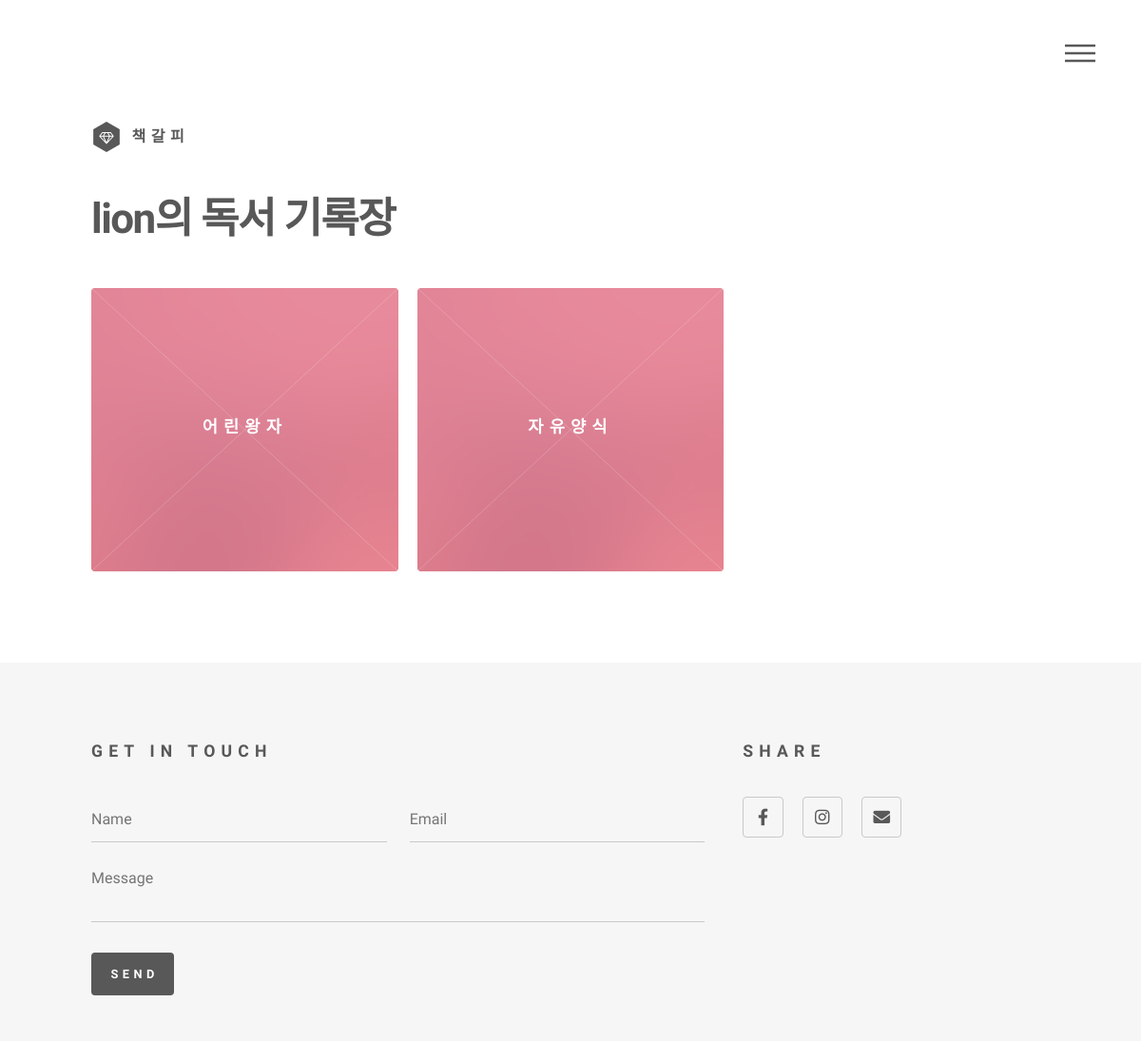
The app's page / (signed in), older data.
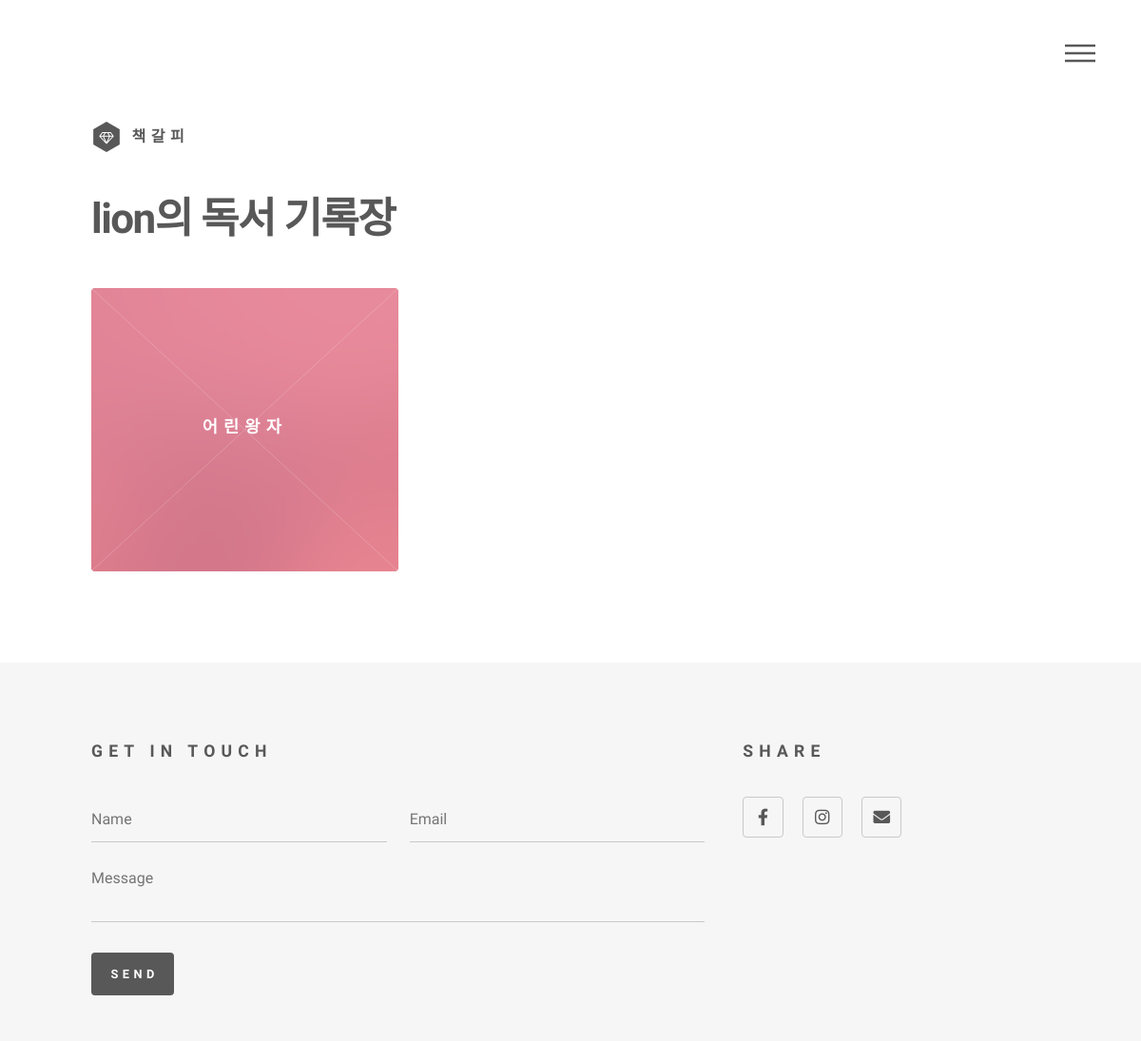
The same page, newer data.
### main/models.py (models this page shows, shortened)
class Book(models.Model):# 소설,시,비문학,에세이에 공통적으로 사용되는 모델입니다.
    title = models.CharField(max_length=100)
    writer = models.CharField(max_length=50)
    read_date = models.DateField()
    question1 = models.TextField()
    question2 = models.TextField()
    question3 = models.TextField()
    question4 = models.TextField()
    question5 = models.TextField()
    genre = models.CharField(max_length=10)
    author=models.ForeignKey(User, related_name='books',on_delete=models.CASCADE)

class Free(models.Model): #자유 양식 작성을 위한 모델입니다.
    title = models.CharField(max_length=100)
    writer = models.CharField(max_length=50)
    read_date = models.DateField()
    question1 = models.TextField()
    author=models.ForeignKey(User,related_name='frees',on_delete=CASCADE)

### main/views.py (the view)
# urls.py: 2. Add a URL to urlpatterns:  path('', views.home, name='home')
def home(request):
    books = Book.objects.all()
    frees = Free.objects.all()
    return render(request,'main.html', {'books':books, 'frees':frees})

### main/templates/main.html (shortened to what this page needs)
<!DOCTYPE HTML>
<html>
	<head>
		<link rel="stylesheet" href="static/css/main.css" />
	</head>
	<body class="is-preload">
			<div id="wrapper">
					<header id="header">
						<div class="inner">
								<a href="index.html" class="logo">
									<span class="symbol"><img src="static/images/logo.svg" alt="" /></span><span class="title">책갈피</span>
								</a>
								<nav>
									<ul>
										<li><a href="#menu">Menu</a></li>
									</ul>
								</nav>
						</div>
					</header>
					<div id="main">
						<div class="inner">
							<header>
							{% if user.is_authenticated %}
								<h1>{{user.username}}의 독서 기록장<br/>
							{% else %}
								<h1>로그인을 해주세요!<br/>
							{% endif %}
							</header>
							<section class="tiles">
								{% for book in books %}
									{% if user.id == book.author.id%}
										<article class="style1">
											<span class="image">
												<img src="static/images/pic01.jpg" alt="" />
										</span>
										<a href="{%url 'detail' book.id%}">
											<h2>{{book.title}}</h2>
										</a>
									</article>
									{% endif %}
								{% endfor %}
								{% for free in frees %}
									{% if user.id == free.author.id%}
										<article class="style1">
											<span class="image">
												<img src="static/images/pic01.jpg" alt="" />
											</span>
										<a href="{%url 'detailFree' free.id%}">
											<h2>{{free.title}}</h2>
										</a>
										</article>
										{% endif %}
								{% endfor %}
							</section>
						</div>
					</div>
					<footer id="footer">
						<div class="inner">
							<section>
								<h2>Get in touch</h2>
								<form method="post" action="#">
									<div class="fields">
										<div class="field half">
											<input type="text" name="name" id="name" placeholder="Name" />
										</div>
										<div class="field half">
											<input type="email" name="email" id="email" placeholder="Email" />
										</div>
										<div class="field">
											<textarea name="message" id="message" placeholder="Message"></textarea>
										</div>
									</div>
									<ul class="actions">
										<li><input type="submit" value="Send" class="primary" /></li>
									</ul>
								</form>
							</section>
							<section>
								<h2>SHARE</h2>
								<ul class="icons">
									<li><a href="https://ko-kr.facebook.com" class="icon brands style2 fa-facebook-f"><span class="label">Facebook</span></a></li>
									<li><a href="https://www.instagram.com/?hl=ko" class="icon brands style2 fa-instagram"><span class="label">Instagram</span></a></li>
									<li><a href="https://workspace.google.com" class="icon solid style2 fa-envelope"><span class="label">Email</span></a></li>
								</ul>
							</section>
						</div>
					</footer>
			</div>
	</body>
</html>

Row changes from the older to the newer data that the page shows:
removed Free: title "자유양식"
